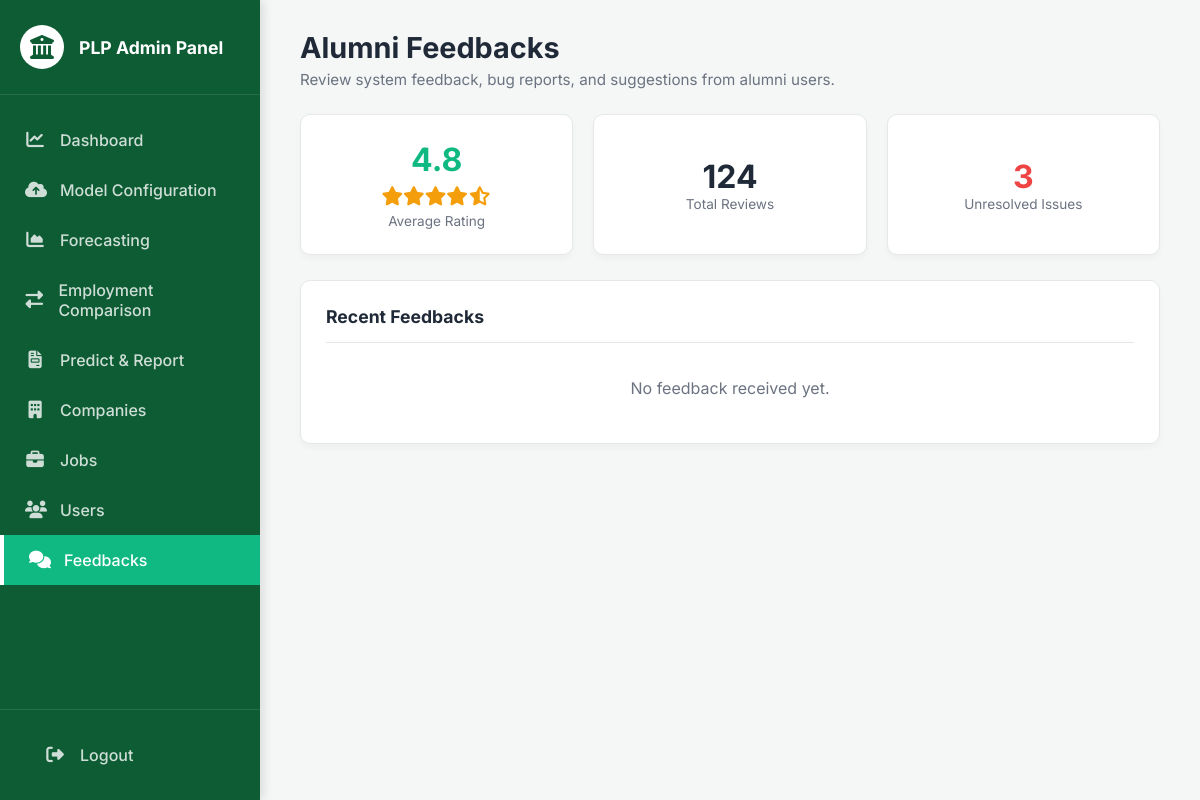
The page /admin/admin_feedbacks.php on the database as committed earlier.
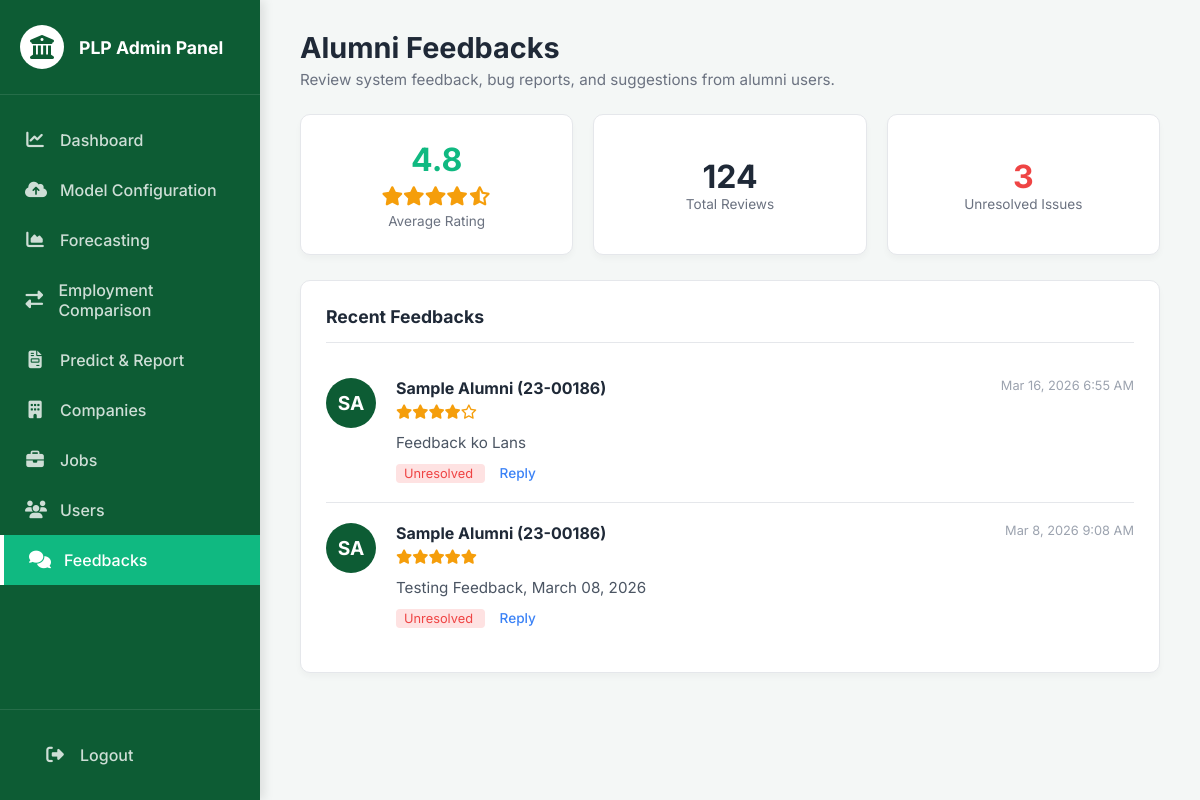
The same page on the database as committed later.
### tables this page shows
CREATE TABLE `feedbacks` (
  `id` int(11) NOT NULL,
  `user_id` int(11) NOT NULL,
  `rating` int(1) NOT NULL,
  `message` text NOT NULL,
  `status` varchar(20) DEFAULT 'Unresolved',
  `created_at` timestamp NOT NULL DEFAULT current_timestamp()
);

CREATE TABLE `users` (
  `id` int(11) NOT NULL,
  `student_id` varchar(20) NOT NULL,
  `full_name` varchar(255) NOT NULL,
  `email` varchar(255) DEFAULT NULL,
  `password` varchar(255) NOT NULL,
  `role` varchar(50) NOT NULL DEFAULT 'alumni',
  `created_at` timestamp NOT NULL DEFAULT current_timestamp()
);

### admin/admin_feedbacks.php (the view, shortened to what this page needs)
<?php
require '../includes/db.php';
$sql = "SELECT f.*, u.full_name, u.student_id FROM feedbacks f JOIN users u ON f.user_id = u.id ORDER BY f.created_at DESC";
$feedbacks = $conn->query($sql);
?>
<!DOCTYPE html>
<html lang="en">
<head>
    <link rel="stylesheet" href="../assets/css/admin-style.css">
    <link rel="stylesheet" href="https://cdnjs.cloudflare.com/ajax/libs/font-awesome/6.4.0/css/all.min.css">
</head>
<body>
    <?php include '../includes/admin_sidebar.php'; ?>
    <main class="admin-main">
        <div class="page-title">
            <h1>Alumni Feedbacks</h1>
            <p>Review system feedback, bug reports, and suggestions from alumni users.</p>
        </div>
        <div style="display: grid; grid-template-columns: repeat(3, 1fr); gap: 20px; margin-bottom: 25px;">
            <div class="admin-card" style="margin-bottom: 0; text-align: center;">
                <h3 style="font-size: 2rem; color: #10b981;">4.8</h3>
                <div class="star-rating" style="font-size: 1.2rem;">
                    <i class="fas fa-star"></i><i class="fas fa-star"></i><i class="fas fa-star"></i><i class="fas fa-star"></i><i class="fas fa-star-half-alt"></i>
                </div>
                <p style="color: #6b7280; font-size: 0.85rem;">Average Rating</p>
            </div>
            <div class="admin-card" style="margin-bottom: 0; display: flex; align-items: center; justify-content: center; flex-direction: column;">
                <h3 style="font-size: 2rem; color: #1f2937;">124</h3>
                <p style="color: #6b7280; font-size: 0.85rem;">Total Reviews</p>
            </div>
            <div class="admin-card" style="margin-bottom: 0; display: flex; align-items: center; justify-content: center; flex-direction: column;">
                <h3 style="font-size: 2rem; color: #ef4444;">3</h3>
                <p style="color: #6b7280; font-size: 0.85rem;">Unresolved Issues</p>
            </div>
        </div>
        <div class="admin-card">
            <h3 style="font-size: 1.1rem; color: #1f2937; margin-bottom: 15px; border-bottom: 1px solid #e5e7eb; padding-bottom: 15px;">Recent Feedbacks</h3>
            <?php
            if ($feedbacks && $feedbacks->num_rows > 0):
                while($row = $feedbacks->fetch_assoc()):
                    $words = explode(" ", $row['full_name']);
                    $initials = strtoupper(substr($words[0], 0, 1) . (isset($words[1]) ? substr($words[1], 0, 1) : ""));
                    $time_ago = date('M j, Y g:i A', strtotime($row['created_at']));
            ?>
                <div class="feedback-item">
                    <div class="user-avatar" style="background: #0d5c34;"><?php echo $initials; ?></div>
                    <div style="flex: 1;">
                        <div style="display: flex; justify-content: space-between; align-items: flex-start;">
                            <div>
                                <strong style="color: #1f2937;"><?php echo htmlspecialchars($row['full_name']); ?> (<?php echo htmlspecialchars($row['student_id']); ?>)</strong>
                                <div class="star-rating">
                                    <?php
                                        for($i=1; $i<=5; $i++) {
                                            echo ($i <= $row['rating']) ? '<i class="fas fa-star"></i>' : '<i class="far fa-star"></i>';
                                        }
                                    ?>
                                </div>
                            </div>
                            <span style="font-size: 0.8rem; color: #9ca3af;"><?php echo $time_ago; ?></span>
                        </div>
                        <p style="color: #4b5563; font-size: 0.95rem; margin-top: 8px;">
                            <?php echo nl2br(htmlspecialchars($row['message'])); ?>
                        </p>
                        <div style="margin-top: 10px;">
                            <span style="font-size: 0.8rem; padding: 2px 8px; border-radius: 4px; <?php echo ($row['status'] == 'Unresolved') ? 'background: #fee2e2; color: #ef4444;' : 'background: #d1fae5; color: #10b981;'; ?>">
                                <?php echo $row['status']; ?>
                            </span>
                            <button style="background: none; border: none; color: #3b82f6; cursor: pointer; font-weight: 500; font-size: 0.85rem; margin-left: 15px;">Reply</button>
                        </div>
                    </div>
                </div>
            <?php
                endwhile;
            else:
            ?>
                <p style="text-align: center; color: #6b7280; padding: 20px;">No feedback received yet.</p>
            <?php endif; ?>
        </div>
    </main>
</body>
</html>

### includes/admin_sidebar.php
<aside class="admin-sidebar">
    <div class="sidebar-brand">
        <i class="fas fa-university"></i>
        <span>PLP Admin Panel</span>
    </div>
    <ul class="sidebar-menu">
        <li>
            <a href="../admin/admin_dashboard.php" class="<?php echo basename($_SERVER['PHP_SELF']) == 'admin_dashboard.php' ? 'active' : ''; ?>">
                <i class="fas fa-chart-line"></i> Dashboard
            </a>
        </li>
        <li>
            <a href="../admin/admin_models.php" class="<?php echo basename($_SERVER['PHP_SELF']) == 'admin_models.php' ? 'active' : ''; ?>">
                <i class="fas fa-cloud-upload-alt"></i> Model Configuration
            </a>
        </li>
        <li>
            <a href="../admin/admin_forecasting.php" class="<?php echo basename($_SERVER['PHP_SELF']) == 'admin_forecasting.php' ? 'active' : ''; ?>">
                <i class="fas fa-chart-area"></i> Forecasting
            </a>
        </li>
        <li>
            <a href="../admin/admin_employment_comp.php" class="<?php echo basename($_SERVER['PHP_SELF']) == 'admin_employment_comp.php' ? 'active' : ''; ?>">
                <i class="fas fa-exchange-alt"></i> Employment Comparison
            </a>
        </li>
        <li>
            <a href="../admin/admin_predict_report.php" class="<?php echo basename($_SERVER['PHP_SELF']) == 'admin_predict_report.php' ? 'active' : ''; ?>">
                <i class="fas fa-file-invoice"></i> Predict & Report
            </a>
        </li>
        <li>
            <a href="../admin/admin_companies.php" class="<?php echo basename($_SERVER['PHP_SELF']) == 'admin_companies.php' ? 'active' : ''; ?>">
                <i class="fas fa-building"></i> Companies
            </a>
        </li>
        <li>
            <a href="../admin/admin_jobs.php" class="<?php echo basename($_SERVER['PHP_SELF']) == 'admin_jobs.php' ? 'active' : ''; ?>">
                <i class="fas fa-briefcase"></i> Jobs
            </a>
        </li>
        <li>
            <a href="../admin/admin_users.php" class="<?php echo basename($_SERVER['PHP_SELF']) == 'admin_users.php' ? 'active' : ''; ?>">
                <i class="fas fa-users"></i> Users
            </a>
        </li>
        <li>
            <a href="../admin/admin_feedbacks.php" class="<?php echo basename($_SERVER['PHP_SELF']) == 'admin_feedbacks.php' ? 'active' : ''; ?>">
                <i class="fas fa-comments"></i> Feedbacks
            </a>
        </li>
    </ul>
    <div class="sidebar-footer">
        <ul class="sidebar-menu" style="padding: 0;">
            <li>
                <a href="../index.php"><i class="fas fa-sign-out-alt"></i> Logout</a>
            </li>
        </ul>
    </div>
</aside>

### assets/css/admin-style.css (style rules this page uses)
* { margin: 0; padding: 0; box-sizing: border-box; font-family: 'Inter', sans-serif; }
body { background-color: #f4f7f6; color: #333; display: flex; }
.admin-sidebar { width: 260px; background-color: #0d5c34; color: white; height: 100vh; position: fixed; display: flex; flex-direction: column; box-shadow: 4px 0 10px rgba(0,0,0,0.1); }
.sidebar-brand { padding: 25px 20px; display: flex; align-items: center; gap: 15px; border-bottom: 1px solid rgba(255,255,255,0.1); }
.sidebar-brand i { font-size: 24px; background: white; color: #0d5c34; padding: 10px; border-radius: 50%; }
.sidebar-brand span { font-size: 1.1rem; font-weight: 700; }
.sidebar-menu { list-style: none; padding: 20px 0; flex: 1; }
.sidebar-menu li a { display: flex; align-items: center; padding: 15px 25px; color: rgba(255,255,255,0.8); text-decoration: none; font-weight: 500; transition: all 0.3s ease; gap: 15px; }
.sidebar-menu li a i { width: 20px; text-align: center; font-size: 1.1rem; }
.sidebar-menu li a:hover, .sidebar-menu li a.active { background-color: #10b981; color: white; border-left: 4px solid white; }
.sidebar-footer { padding: 20px; border-top: 1px solid rgba(255,255,255,0.1); }
.admin-main { margin-left: 260px; width: calc(100% - 260px); padding: 30px 40px; }
.page-title { margin-bottom: 25px; }
.page-title h1 { font-size: 1.8rem; color: #1f2937; margin-bottom: 5px; }
.page-title p { color: #6b7280; font-size: 0.95rem; }
.admin-card { background: white; border-radius: 10px; padding: 25px; box-shadow: 0 4px 6px rgba(0,0,0,0.03); border: 1px solid #e5e7eb; margin-bottom: 25px; }

### admin/admin_feedbacks.php (style rules this page uses)
.feedback-item { border-bottom: 1px solid #e5e7eb; padding: 20px 0; display: flex; gap: 20px; }
.feedback-item:last-child { border-bottom: none; }
.user-avatar { width: 50px; height: 50px; background: #0d5c34; color: white; border-radius: 50%; display: flex; align-items: center; justify-content: center; font-size: 1.2rem; font-weight: bold; }
.star-rating { color: #f59e0b; font-size: 0.9rem; margin: 5px 0; }

Rows that differ between the two databases and show on the page:
added feedbacks: user.full_name "SA", user.full_name "Sample Alumni", user.student_id "23-00186", rating 4 (drawn), created_at "Mar 16, 2026 6:55 AM", message "Feedback ko Lans", status "Unresolved"
added feedbacks: user.full_name "SA", user.full_name "Sample Alumni", user.student_id "23-00186", rating 5 (drawn), created_at "Mar 8, 2026 9:08 AM", message "Testing Feedback, March 08, 2026", status "Unresolved"
Other text that changed with them:
text no longer shown: "No feedback received yet."
